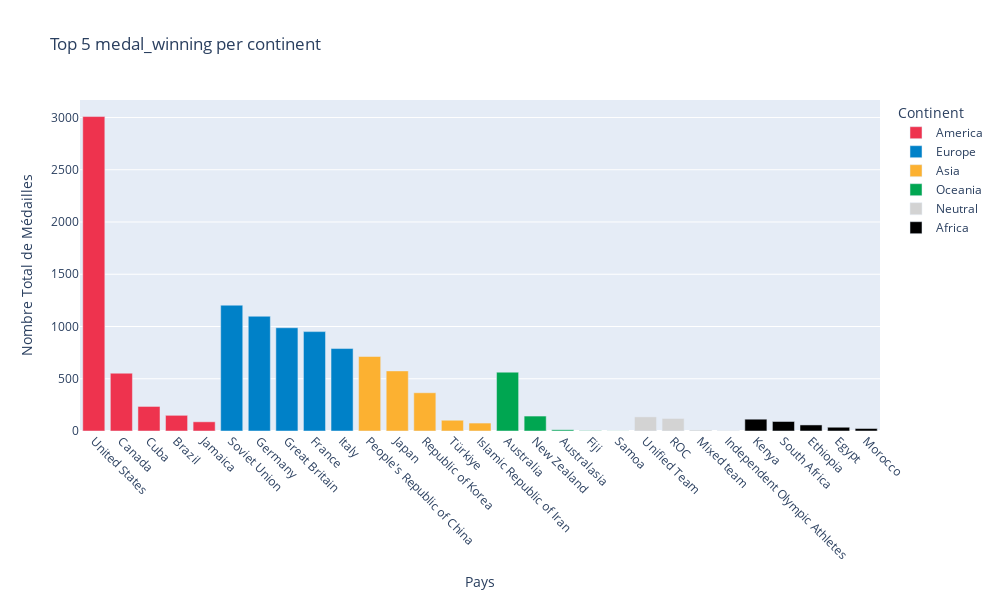

The notebook cell this image was saved under:
### Markdown cell above
### TOP 5 des pays les plus médaillés par continent

### Code cell
df_aggregated_sorted = df_aggregated.sort_values(by='total', ascending=False)

# Limiter au 5 premiers de chaque continent
df_top_5_per_continent = df_aggregated_sorted.groupby('continent').head(5)


fig = px.bar(
    df_top_5_per_continent,
    x='country',                      
    y='total',                        
    color='continent',                # Couleur basée sur le continent
    color_discrete_map=OLYMPIC_RING_COLOR,
    title='Top 5 medal_winning per continent',
    labels={'total': 'Nombre Total de Médailles', 'country': 'Pays', 'continent': 'Continent'}
)

fig.update_layout(
    xaxis_title="Pays",
    yaxis_title="Nombre Total de Médailles",
    legend_title="Continent",
    width=1000,
    height=600
)

fig.update_xaxes(tickangle=45)

fig.show()

### Figure 1 — Plotly figure (JSON) as saved in the notebook; plotly's stock layout.template omitted (floating-point values rounded to 4 significant figures)
{"data": [{"alignmentgroup": "True", "hovertemplate": "Continent=America<br>Pays=%{x}<br>Nombre Total de Médailles=%{y}<extra></extra>", "legendgroup": "America", "marker": {"color": "#ee334e", "pattern": {"shape": ""}}, "name": "America", "offsetgroup": "America", "orientation": "v", "showlegend": true, "textposition": "auto", "type": "bar", "x": ["United States", "Canada", "Cuba", "Brazil", "Jamaica"], "xaxis": "x", "y": [3009, 553, 235, 150, 88], "yaxis": "y"}, {"alignmentgroup": "True", "hovertemplate": "Continent=Europe<br>Pays=%{x}<br>Nombre Total de Médailles=%{y}<extra></extra>", "legendgroup": "Europe", "marker": {"color": "#0081c8", "pattern": {"shape": ""}}, "name": "Europe", "offsetgroup": "Europe", "orientation": "v", "showlegend": true, "textposition": "auto", "type": "bar", "x": ["Soviet Union", "Germany", "Great Britain", "France", "Italy"], "xaxis": "x", "y": [1204, 1098, 988, 951, 789], "yaxis": "y"}, {"alignmentgroup": "True", "hovertemplate": "Continent=Asia<br>Pays=%{x}<br>Nombre Total de Médailles=%{y}<extra></extra>", "legendgroup": "Asia", "marker": {"color": "#fcb131", "pattern": {"shape": ""}}, "name": "Asia", "offsetgroup": "Asia", "orientation": "v", "showlegend": true, "textposition": "auto", "type": "bar", "x": ["People's Republic of China", "Japan", "Republic of Korea", "Türkiye", "Islamic Republic of Iran"], "xaxis": "x", "y": [713, 575, 366, 103, 76], "yaxis": "y"}, {"alignmentgroup": "True", "hovertemplate": "Continent=Oceania<br>Pays=%{x}<br>Nombre Total de Médailles=%{y}<extra></extra>", "legendgroup": "Oceania", "marker": {"color": "#00a651", "pattern": {"shape": ""}}, "name": "Oceania", "offsetgroup": "Oceania", "orientation": "v", "showlegend": true, "textposition": "auto", "type": "bar", "x": ["Australia", "New Zealand", "Australasia", "Fiji", "Samoa"], "xaxis": "x", "y": [563, 143, 12, 3, 1], "yaxis": "y"}, {"alignmentgroup": "True", "hovertemplate": "Continent=Neutral<br>Pays=%{x}<br>Nombre Total de Médailles=%{y}<extra></extra>", "legendgroup": "Neutral", "marker": {"color": "Lightgray", "pattern": {"shape": ""}}, "name": "Neutral", "offsetgroup": "Neutral", "orientation": "v", "showlegend": true, "textposition": "auto", "type": "bar", "x": ["Unified Team", "ROC", "Mixed team", "Independent Olympic Athletes"], "xaxis": "x", "y": [135, 120, 10, 5], "yaxis": "y"}, {"alignmentgroup": "True", "hovertemplate": "Continent=Africa<br>Pays=%{x}<br>Nombre Total de Médailles=%{y}<extra></extra>", "legendgroup": "Africa", "marker": {"color": "#000000", "pattern": {"shape": ""}}, "name": "Africa", "offsetgroup": "Africa", "orientation": "v", "showlegend": true, "textposition": "auto", "type": "bar", "x": ["Kenya", "South Africa", "Ethiopia", "Egypt", "Morocco"], "xaxis": "x", "y": [113, 91, 58, 36, 24], "yaxis": "y"}], "layout": {"barmode": "relative", "height": 600, "legend": {"title": {"text": "Continent"}, "tracegroupgap": 0}, "title": {"text": "Top 5 medal_winning per continent"}, "width": 1000, "xaxis": {"anchor": "y", "domain": [0, 1], "tickangle": 45, "title": {"text": "Pays"}}, "yaxis": {"anchor": "x", "domain": [0, 1], "title": {"text": "Nombre Total de Médailles"}}}}
